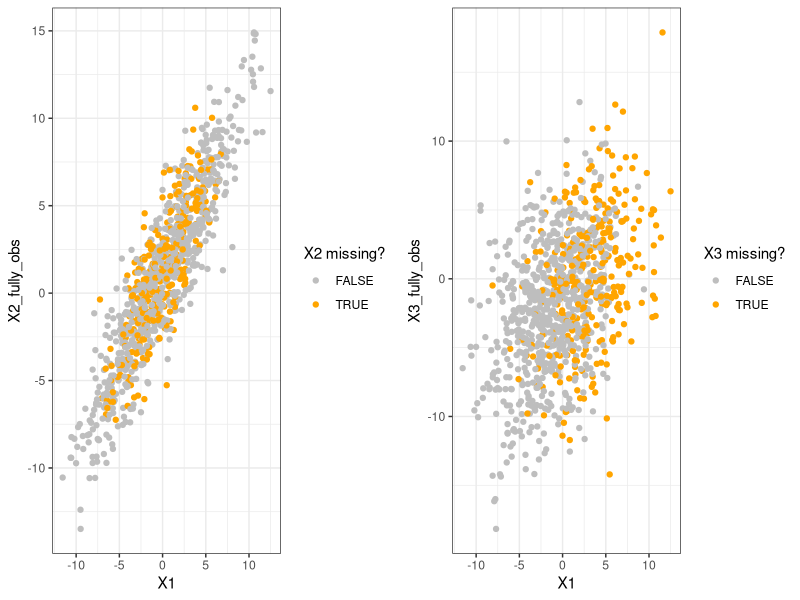
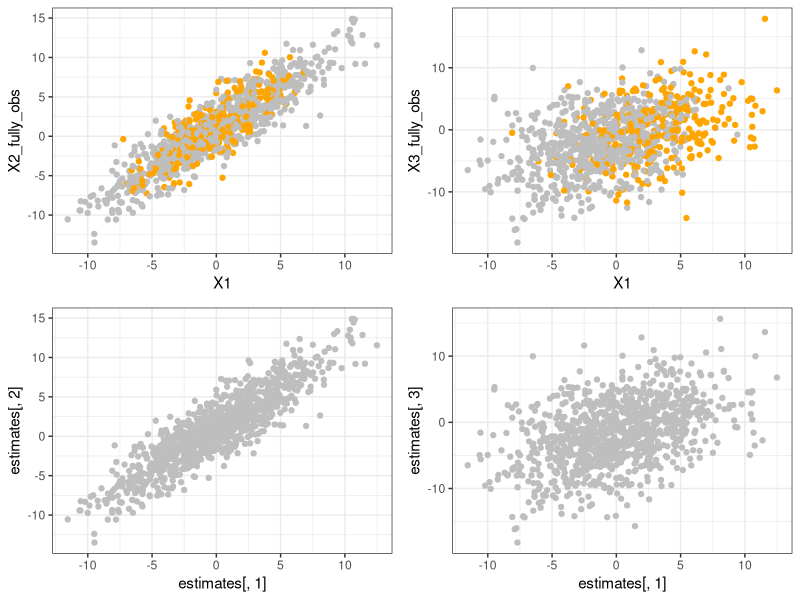
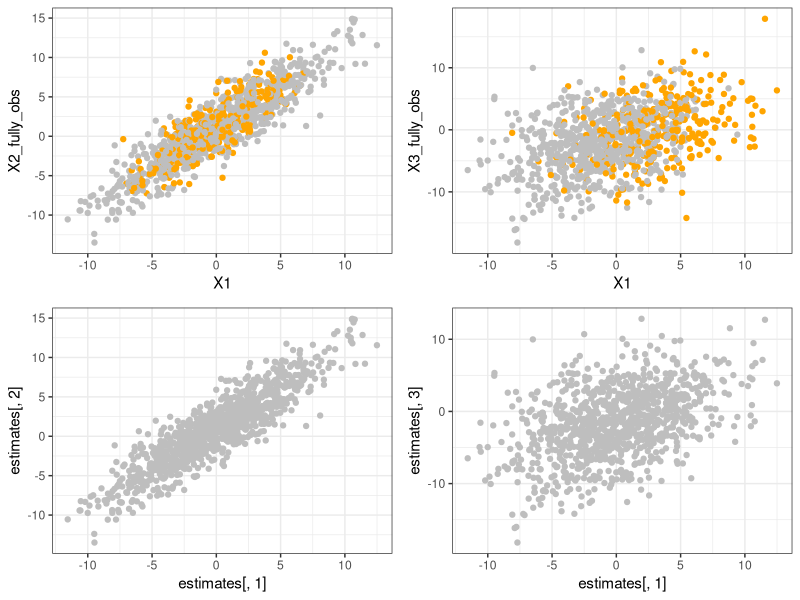
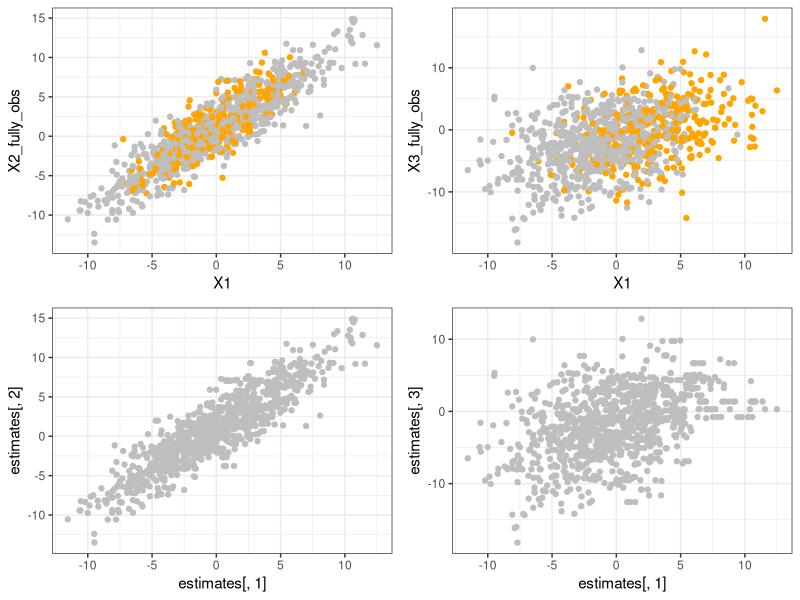
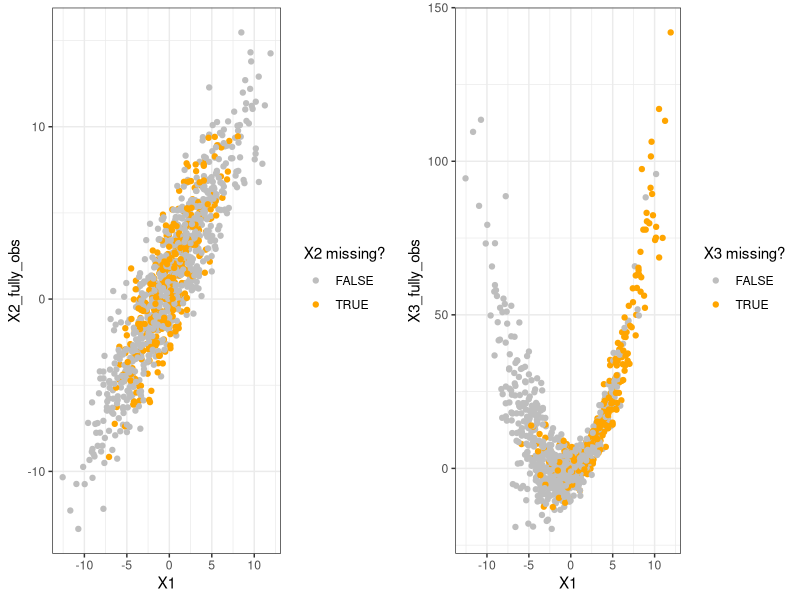
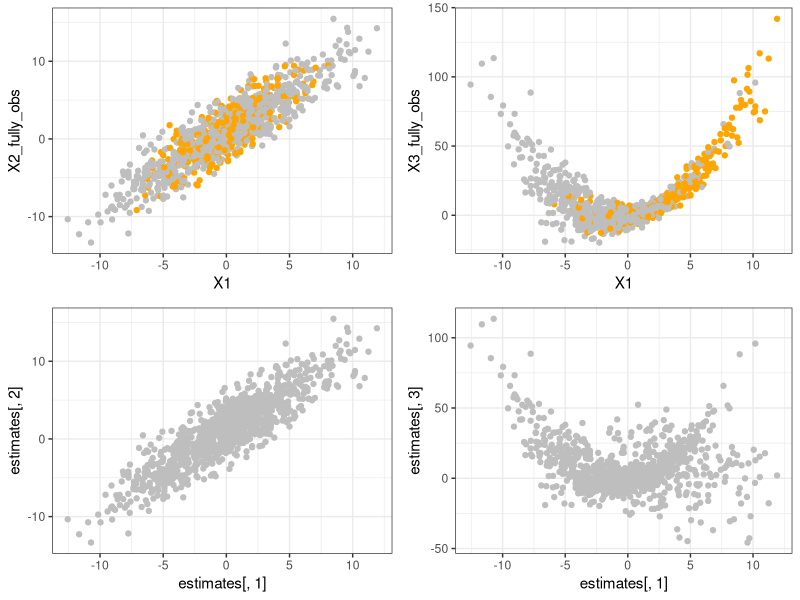
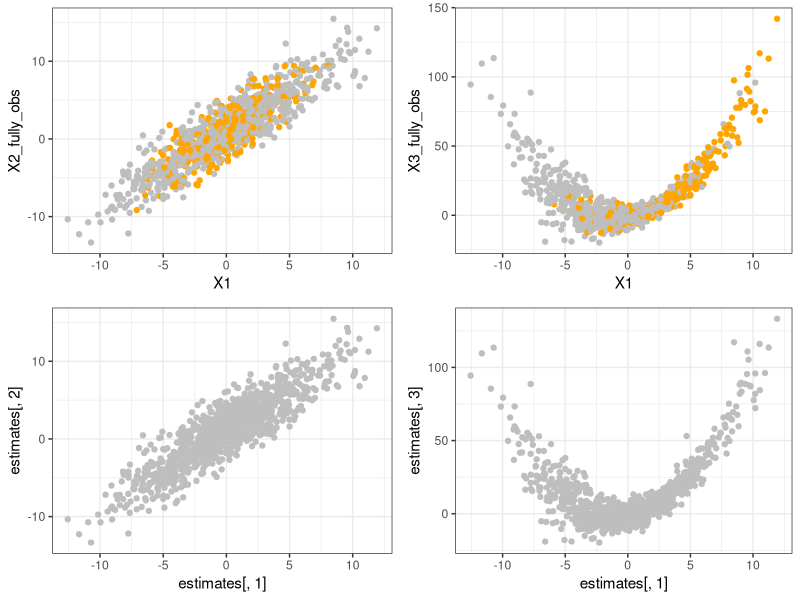
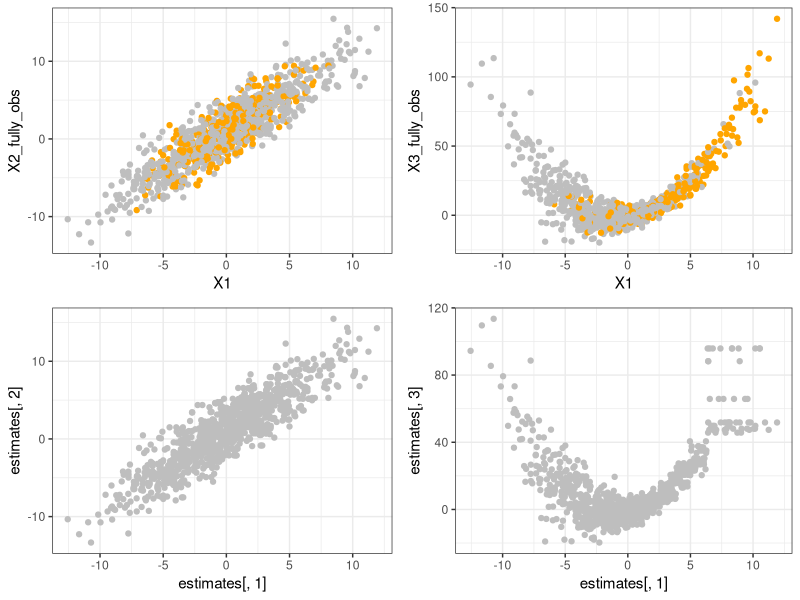

Generate these figures, in order, with R:
library(tidyverse)
library(gridExtra)
library(locfit)
library(mice)
library(mitools)
library(quantreg)

# generate data with n observations
# X1 fully observed, generated from normal distribution
# X2 regressed on X1 with optional quadratic term
# X3 regressed on X1 and X2 with optional quadratic terms and interaction
generate_data <- function(n = 1000, 
                          X1_mean = 0, X1_sd = 4, 
                          X2_noise_mean = 1, X2_noise_sd = 2,
                          X3_noise_mean = 0, X3_noise_sd = 3, 
                          linear_coefs = c(1,2,-1.5), 
                          quadratic_coefs = c(0,0,0), 
                          interaction_coef = 0) {
  X1 <- rnorm(n, X1_mean, X1_sd)
  X2 <- linear_coefs[1] * X1 + quadratic_coefs[1] * X1 ^ 2 +
    rnorm(n, X2_noise_mean, X2_noise_sd)
  X3 <- linear_coefs[2] * X1 + quadratic_coefs[2] * X1 ^ 2 +
    linear_coefs[3] * X2 + quadratic_coefs[3] * X2 ^ 2 + 
    interaction_coef * X1 * X2 + rnorm(n, X3_noise_mean, X3_noise_sd)
  df <- data.frame(X1 = X1,
                   X2 = X2,
                   X3 = X3)
  return(df)
}

# take input dataframe and determine missingness for X2 and X3
induce_missingness <- function(df, X2_constants = c(-0.25, 5, 2),
                               X3_constants = c(-0.5, 2, 3)) {
  # probabilities that X2 and X3 are missing
  X2_prob_missing <- expit(X2_constants[1] - (df$X1 / X2_constants[2]) ^ X2_constants[3])
  X3_prob_missing <- expit(X3_constants[1] + ((df$X1 - X3_constants[2]) / X3_constants[3]))
  
  # indicators for missingness
  R2 <- rbernoulli(nrow(df), X2_prob_missing)
  R3 <- rbernoulli(nrow(df), X3_prob_missing)
  
  # versions of X2 and X3 with blanked out missing values
  X2_missing <- df$X2
  X2_missing[which(R2 == 1)] <- NA
  X3_missing <- df$X3
  X3_missing[which(R3 == 1)] <- NA
  
  updated_df <- data.frame(X1 = df$X1,
                           X2_fully_obs = df$X2,
                           X3_fully_obs = df$X3,
                           X2 = X2_missing,
                           X3 = X3_missing,
                           R2 = R2,
                           R3 = R3)
  return(updated_df)
}

# plot data and report what proportion of values are missing
summarize <- function(df) {
  n <- nrow(df)
  
  # summarize how much data is missing
  cat((sum(df$R2) / n) * 100, "% of X2 data missing \n", sep = "")
  cat((sum(df$R3) / n) * 100, "% of X3 data missing \n", sep = "")
  cat((length(which(df$R2 == 1 | df$R3 == 1)) / n) * 100, "% of cases have either X2 or X3 missing", sep = "")
  # plots
  plot1 <- ggplot(data = df, aes(x = X1, y = X2_fully_obs, color = factor(R2))) + 
    geom_point() + theme_bw() +
    scale_color_manual(values = c("FALSE" = "gray",
                                  "TRUE" = "orange"),
                       name = "X2 missing?")
  plot2 <- ggplot(data = df, aes(x = X1, y = X3_fully_obs, color = factor(R3))) + 
    geom_point() + theme_bw() +
    scale_color_manual(values = c("FALSE" = "gray",
                                  "TRUE" = "orange"),
                       name = "X3 missing?")
  grid.arrange(plot1, plot2, ncol=2)
}

# plot imputed data
plot_imputed <- function(imp, df, k = 1) {
  estimates <- complete(imp, k)
  plot1 <- ggplot(data = df, aes(x = X1, y = X2_fully_obs, color = factor(R2))) + 
    geom_point() + theme_bw() +
    scale_color_manual(values = c("FALSE" = "gray",
                                  "TRUE" = "orange"),
                       name = "X2 missing?") +
    theme(legend.position = "none")
  plot2 <- ggplot(data = df, aes(x = X1, y = X3_fully_obs, color = factor(R3))) + 
    geom_point() + theme_bw() +
    scale_color_manual(values = c("FALSE" = "gray",
                                  "TRUE" = "orange"),
                       name = "X3 missing?") + 
    theme(legend.position = "none")
  plot3 <- ggplot(data = estimates, aes(x = estimates[,1], y = estimates[,2])) +
    geom_point(color = "gray") + theme_bw()
  plot4 <- ggplot(data = estimates, aes(x = estimates[,1], y = estimates[,3])) +
    geom_point(color = "gray") + theme_bw()
  grid.arrange(plot1, plot2, plot3, plot4, ncol = 2)
}

### true DGP: linear ###
data_linear <- induce_missingness(generate_data())
summarize(data_linear)
data_linear_input <- data.frame(data_linear$X1,
                                data_linear$X2,
                                data_linear$X3)
# imputation method = "norm"
imp_linear_linear <- mice(data_linear_input, method = "norm", m = 5, maxit = 5)
plot_imputed(imp_linear_linear, data_linear)
# imputation method = "norm" with quadratic term
imp_linear_quadratic <- mice(data_linear_input, method = "norm", 
                             formulas = list(data_linear.X1 = data_linear.X1 ~ data_linear.X2 + data_linear.X3 + I(data_linear.X2**2) + I(data_linear.X3**2),
                                             data_linear.X2 = data_linear.X2 ~ data_linear.X1 + data_linear.X3 + I(data_linear.X1**2) + I(data_linear.X3**2),
                                             data_linear.X3 = data_linear.X3 ~ data_linear.X1 + data_linear.X2 + I(data_linear.X1**2) + I(data_linear.X2**2)),
                             m = 5, maxit = 5)
plot_imputed(imp_linear_quadratic, data_linear)
# imputation method = "cart"
imp_linear_cart <- mice(data_linear_input, method = "cart", m = 5, maxit = 5)
plot_imputed(imp_linear_cart, data_linear)

### true DGP: interaction ###
data_interaction <- induce_missingness(generate_data(interaction_coef = 0.8))
summarize(data_interaction)
data_interaction_input <- data.frame(data_interaction$X1,
                                     data_interaction$X2,
                                     data_interaction$X3)
# imputation method = "norm"
imp_interaction_linear <- mice(data_interaction_input, method = "norm", m = 5, maxit = 5)
plot_imputed(imp_interaction_linear, data_interaction)
# imputation method = "norm" with quadratic term
imp_interaction_quadratic <- mice(data_interaction_input, method = "norm", 
                                  formulas = list(data_interaction.X1 = data_interaction.X1 ~ data_interaction.X2 + data_interaction.X3 + I(data_interaction.X2**2) + I(data_interaction.X3**2),
                                                  data_interaction.X2 = data_interaction.X2 ~ data_interaction.X1 + data_interaction.X3 + I(data_interaction.X1**2) + I(data_interaction.X3**2),
                                                  data_interaction.X3 = data_interaction.X3 ~ data_interaction.X1 + data_interaction.X2 + I(data_interaction.X1**2) + I(data_interaction.X2**2)),
                                  m = 5, maxit = 5)
plot_imputed(imp_interaction_quadratic, data_interaction)
# imputation method = "cart"
imp_interaction_cart <- mice(data_interaction_input, method = "cart", m = 5, maxit = 5)
plot_imputed(imp_interaction_cart, data_interaction)


### true DGP: quadratic ###
data_quadratic <- induce_missingness(generate_data(quadratic_coefs = c(0.3,0.7,-0.1)))
summarize(data_quadratic)
data_quadratic_input <- data.frame(data_quadratic$X1,
                                   data_quadratic$X2,
                                   data_quadratic$X3)
# imputation method = "norm"
imp_quadratic_linear <- mice(data_quadratic_input, method = "norm", m = 5, maxit = 5)
plot_imputed(imp_quadratic_linear, data_quadratic)
# imputation method = "norm" with quadratic term
imp_quadratic_quadratic <- mice(data_quadratic_input, method = "norm", 
                                formulas = list(data_quadratic.X1 = data_quadratic.X1 ~ data_quadratic.X2 + data_quadratic.X3 + I(data_quadratic.X2**2) + I(data_quadratic.X3**2),
                                                data_quadratic.X2 = data_quadratic.X2 ~ data_quadratic.X1 + data_quadratic.X3 + I(data_quadratic.X1**2) + I(data_quadratic.X3**2),
                                                data_quadratic.X3 = data_quadratic.X3 ~ data_quadratic.X1 + data_quadratic.X2 + I(data_quadratic.X1**2) + I(data_quadratic.X2**2)),
                                m = 5, maxit = 5)
plot_imputed(imp_quadratic_quadratic, data_quadratic)
# imputation method = "cart"
imp_quadratic_cart <- mice(data_quadratic_input, method = "cart", m = 5, maxit = 5)
plot_imputed(imp_quadratic_cart, data_quadratic) 

### Compute Estimands ###
get_imp_datasets <- function(imp) {
  m <- imp$m 
  imp_datasets <- vector(mode = "list", length = m)
  for (i in 1:m) {
    imp_datasets[[i]] <- complete(imp, i)
    colnames(imp_datasets[[i]]) <- c("X1", "X2", "X3")
  }
  return(imp_datasets)
}

# write function that adds an indicator column to the imputed datasets for whether X2 or X3 > X1
get_imp_prob_greater_than_X1 <- function(imp, col_num) {
  m <- imp$m 
  imp_datasets <- vector(mode = "list", length = m)
  for (i in 1:m) {
    imp_data <- complete(imp, i)
    imp_data$ind <- as.numeric(imp_data[,col_num] > imp_data[,1])
    imp_datasets[[i]] <- imp_data
    colnames(imp_datasets[[i]]) <- c("X1", "X2", "X3", "ind")
  }
  return(imp_datasets)
}

mean_inputs <- function(imp_datasets, col_num) {
  estimates <- lapply(imp_datasets, function(x) {mean(x[,col_num])})
  variances <- lapply(imp_datasets, function(x) {var(x[,col_num]) / nrow(x)})
  df <- nrow(imp_datasets[[1]]) - 1
  inputs <- list(estimates = estimates, 
                 variances = variances,
                 df = df)
  return(inputs)
}

regression_inputs <- function(imp_datasets, formula) {
  estimates <- lapply(imp_datasets, function(x) {coef(lm(formula, data = x))})
  variances <- lapply(imp_datasets, function(x) {vcov(lm(formula, data = x))})
  df <- summary(lm(formula, imp_datasets[[1]]))$df[2]
  inputs <- list(estimates = estimates, 
                 variances = variances,
                 df = df)
  return(inputs)
}


quantile_inputs <- function(imp_datasets, formula, quant) {
  estimates <- suppressWarnings(lapply(imp_datasets, function(x) {coef(rq(formula, data = x, tau = quant))}))
  variances <- suppressWarnings(lapply(imp_datasets, function(x) {summary.rq(rq(formula, data = x, tau = quant), covariance = TRUE)$coefficients[,2]}))
  df <- nrow(imp_datasets[[1]]) - 1
  inputs <- list(estimates = estimates, 
                 variances = variances,
                 df = df)
  return(inputs)
}

pool_results <- function(inputs_df) {
  estimates <- inputs_df$estimates
  variances <- inputs_df$variances
  pooled <- MIcombine(results = estimates, variances = variances, df.complete = inputs_df$df)
  coef_pool <- pooled["coefficients"]$coefficients
  se_pool <- sqrt(diag(pooled[["variance"]]))
  df_imp <- pooled[["df"]]
  fmi <- pooled[["missinfo"]]
  results <- data.frame("est" = coef_pool,
                        "se" = se_pool,
                        "df" = df_imp,
                        "fmi" = fmi)
  print(results)
}

# X2 mean

mean(data_linear$X2_fully_obs) # true value
pool_results(mean_inputs(get_imp_datasets(imp_linear_linear), 2))
pool_results(mean_inputs(get_imp_datasets(imp_linear_quadratic), 2))
pool_results(mean_inputs(get_imp_datasets(imp_linear_cart), 2))

mean(data_quadratic$X2_fully_obs) # true value
pool_results(mean_inputs(get_imp_datasets(imp_quadratic_linear), 2))
pool_results(mean_inputs(get_imp_datasets(imp_quadratic_quadratic), 2))
pool_results(mean_inputs(get_imp_datasets(imp_quadratic_cart), 2))

mean(data_interaction$X2_fully_obs) # true value
pool_results(mean_inputs(get_imp_datasets(imp_interaction_linear), 2))
pool_results(mean_inputs(get_imp_datasets(imp_interaction_quadratic), 2))
pool_results(mean_inputs(get_imp_datasets(imp_interaction_cart), 2))


# X3 mean

mean(data_linear$X3_fully_obs) # true value
pool_results(mean_inputs(get_imp_datasets(imp_linear_linear), 3))
pool_results(mean_inputs(get_imp_datasets(imp_linear_quadratic), 3))
pool_results(mean_inputs(get_imp_datasets(imp_linear_cart), 3))

mean(data_quadratic$X3_fully_obs) # true value
pool_results(mean_inputs(get_imp_datasets(imp_quadratic_linear), 3))
pool_results(mean_inputs(get_imp_datasets(imp_quadratic_quadratic), 3))
pool_results(mean_inputs(get_imp_datasets(imp_quadratic_cart), 3))

mean(data_interaction$X3_fully_obs) # true value
pool_results(mean_inputs(get_imp_datasets(imp_interaction_linear), 3))
pool_results(mean_inputs(get_imp_datasets(imp_interaction_quadratic), 3))
pool_results(mean_inputs(get_imp_datasets(imp_interaction_cart), 3))


# regress X2 on X1

coef(lm(X2_fully_obs ~ X1, data = data_linear))
pool_results(regression_inputs(get_imp_datasets(imp_linear_linear), X2 ~ X1))
pool_results(regression_inputs(get_imp_datasets(imp_linear_quadratic), X2 ~ X1))
pool_results(regression_inputs(get_imp_datasets(imp_linear_cart), X2 ~ X1))

coef(lm(X2_fully_obs ~ X1, data = data_quadratic))
pool_results(regression_inputs(get_imp_datasets(imp_quadratic_linear), X2 ~ X1))
pool_results(regression_inputs(get_imp_datasets(imp_quadratic_quadratic), X2 ~ X1))
pool_results(regression_inputs(get_imp_datasets(imp_quadratic_cart), X2 ~ X1))

coef(lm(X2_fully_obs ~ X1, data = data_interaction))
pool_results(regression_inputs(get_imp_datasets(imp_interaction_linear), X2 ~ X1))
pool_results(regression_inputs(get_imp_datasets(imp_interaction_quadratic), X2 ~ X1))
pool_results(regression_inputs(get_imp_datasets(imp_interaction_cart), X2 ~ X1))


# regress X3 on X1

coef(lm(X3_fully_obs ~ X1, data = data_linear))
pool_results(regression_inputs(get_imp_datasets(imp_linear_linear), X3 ~ X1))
pool_results(regression_inputs(get_imp_datasets(imp_linear_quadratic), X3 ~ X1))
pool_results(regression_inputs(get_imp_datasets(imp_linear_cart), X3 ~ X1))

coef(lm(X3_fully_obs ~ X1, data = data_quadratic))
pool_results(regression_inputs(get_imp_datasets(imp_quadratic_linear), X3 ~ X1))
pool_results(regression_inputs(get_imp_datasets(imp_quadratic_quadratic), X3 ~ X1))
pool_results(regression_inputs(get_imp_datasets(imp_quadratic_cart), X3 ~ X1))

coef(lm(X3_fully_obs ~ X1, data = data_interaction))
pool_results(regression_inputs(get_imp_datasets(imp_interaction_linear), X3 ~ X1))
pool_results(regression_inputs(get_imp_datasets(imp_interaction_quadratic), X3 ~ X1))
pool_results(regression_inputs(get_imp_datasets(imp_interaction_cart), X3 ~ X1))


# X2 quantiles

q <- 0.5

quantile(data_linear$X2_fully_obs, q)
pool_results(quantile_inputs(get_imp_datasets(imp_linear_linear), X2 ~ 1, q))
pool_results(quantile_inputs(get_imp_datasets(imp_linear_quadratic), X2 ~ 1, q))
pool_results(quantile_inputs(get_imp_datasets(imp_linear_cart), X2 ~ 1, q))

quantile(data_quadratic$X2_fully_obs, q)
pool_results(quantile_inputs(get_imp_datasets(imp_quadratic_linear), X2 ~ 1, q))
pool_results(quantile_inputs(get_imp_datasets(imp_quadratic_quadratic), X2 ~ 1, q))
pool_results(quantile_inputs(get_imp_datasets(imp_quadratic_cart), X2 ~ 1, q))

quantile(data_interaction$X2_fully_obs, q)
pool_results(quantile_inputs(get_imp_datasets(imp_interaction_linear), X2 ~ 1, q))
pool_results(quantile_inputs(get_imp_datasets(imp_interaction_quadratic), X2 ~ 1, q))
pool_results(quantile_inputs(get_imp_datasets(imp_interaction_cart), X2 ~ 1, q))


# X3 quantiles

quantile(data_linear$X3_fully_obs, q)
pool_results(quantile_inputs(get_imp_datasets(imp_linear_linear), X3 ~ 1, q))
pool_results(quantile_inputs(get_imp_datasets(imp_linear_quadratic), X3 ~ 1, q))
pool_results(quantile_inputs(get_imp_datasets(imp_linear_cart), X3 ~ 1, q))

quantile(data_quadratic$X3_fully_obs, q)
pool_results(quantile_inputs(get_imp_datasets(imp_quadratic_linear), X3 ~ 1, q))
pool_results(quantile_inputs(get_imp_datasets(imp_quadratic_quadratic), X3 ~ 1, q))
pool_results(quantile_inputs(get_imp_datasets(imp_quadratic_cart), X3 ~ 1, q))

quantile(data_interaction$X3_fully_obs, q)
pool_results(quantile_inputs(get_imp_datasets(imp_interaction_linear), X3 ~ 1, q))
pool_results(quantile_inputs(get_imp_datasets(imp_interaction_quadratic), X3 ~ 1, q))
pool_results(quantile_inputs(get_imp_datasets(imp_interaction_cart), X3 ~ 1, q))


# Pr(X2 > X1)

mean(data_linear$X2_fully_obs > data_linear$X1) # true value
pool_results(mean_inputs(get_imp_prob_greater_than_X1(imp_linear_linear, 2), 4))
pool_results(mean_inputs(get_imp_prob_greater_than_X1(imp_linear_quadratic, 2), 4))
pool_results(mean_inputs(get_imp_prob_greater_than_X1(imp_linear_cart, 2), 4))

mean(data_quadratic$X2_fully_obs > data_quadratic$X1) # true value
pool_results(mean_inputs(get_imp_prob_greater_than_X1(imp_quadratic_linear, 2), 4))
pool_results(mean_inputs(get_imp_prob_greater_than_X1(imp_quadratic_quadratic, 2), 4))
pool_results(mean_inputs(get_imp_prob_greater_than_X1(imp_quadratic_cart, 2), 4))

mean(data_interaction$X2_fully_obs > data_interaction$X1) # true value
pool_results(mean_inputs(get_imp_prob_greater_than_X1(imp_interaction_linear, 2), 4))
pool_results(mean_inputs(get_imp_prob_greater_than_X1(imp_interaction_quadratic, 2), 4))
pool_results(mean_inputs(get_imp_prob_greater_than_X1(imp_interaction_cart, 2), 4))


# Pr(X3 > X1)

mean(data_linear$X3_fully_obs > data_linear$X1) # true value
pool_results(mean_inputs(get_imp_prob_greater_than_X1(imp_linear_linear, 3), 4))
pool_results(mean_inputs(get_imp_prob_greater_than_X1(imp_linear_quadratic, 3), 4))
pool_results(mean_inputs(get_imp_prob_greater_than_X1(imp_linear_cart, 3), 4))

mean(data_quadratic$X3_fully_obs > data_quadratic$X1) # true value
pool_results(mean_inputs(get_imp_prob_greater_than_X1(imp_quadratic_linear, 3), 4))
pool_results(mean_inputs(get_imp_prob_greater_than_X1(imp_quadratic_quadratic, 3), 4))
pool_results(mean_inputs(get_imp_prob_greater_than_X1(imp_quadratic_cart, 3), 4))

mean(data_interaction$X3_fully_obs > data_interaction$X1) # true value
pool_results(mean_inputs(get_imp_prob_greater_than_X1(imp_interaction_linear, 3), 4))
pool_results(mean_inputs(get_imp_prob_greater_than_X1(imp_interaction_quadratic, 3), 4))
pool_results(mean_inputs(get_imp_prob_greater_than_X1(imp_interaction_cart, 3), 4))
